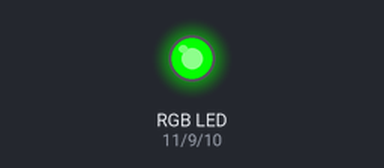
Simulated run of this sketch. Board: Arduino Uno, built with avr-gcc and run on an emulated ATmega328P. On the bench: an RGB LED mixed from three pins (HIGH = lit). Dim RGB values are drawn brighter than linear.

Above: at 0.05 s.
At 0.9 s:
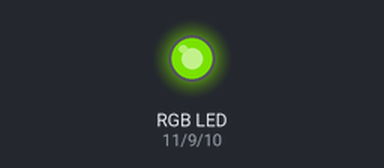
At 1.8 s:
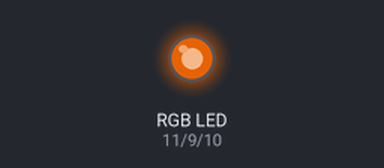
At 3.6 s:
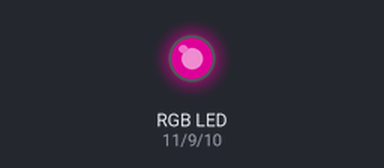
At 5.35 s:
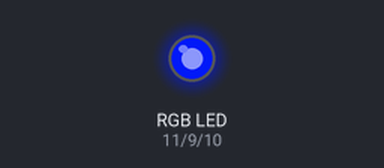
At 7.15 s:
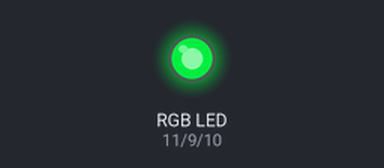
Timing chart, 0 to 10.0 s (numbered marks = the images above):
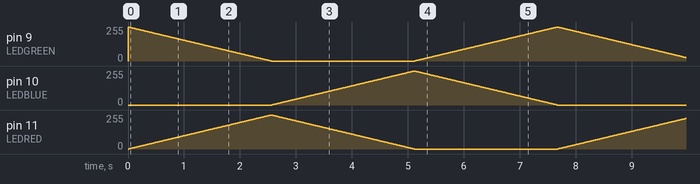

The sketch:

rgd_color_expectrum.ino
```cpp
const int LEDRED=11;
const int LEDBLUE=10;
const int LEDGREEN=9;

void setup()
{
  pinMode(11, OUTPUT);
  pinMode(10, OUTPUT);
  pinMode(9, OUTPUT);
}

void loop()
{
  for(int i = 0; i < 255; i++){
  	analogWrite(LEDRED, i);
    analogWrite(LEDGREEN, 255 - i);
    analogWrite(LEDBLUE, 0);
  	delay(10);
  }
  for(int i = 0; i < 255; i++){
  	analogWrite(LEDRED, 255 - i);
    analogWrite(LEDGREEN,0);
    analogWrite(LEDBLUE, i);
  	delay(10);
  }
  for(int i = 0; i < 255; i++){
  	analogWrite(LEDRED, 0);
    analogWrite(LEDGREEN,i);
    analogWrite(LEDBLUE, 255 - i);
  	delay(10);
  }

}
```
